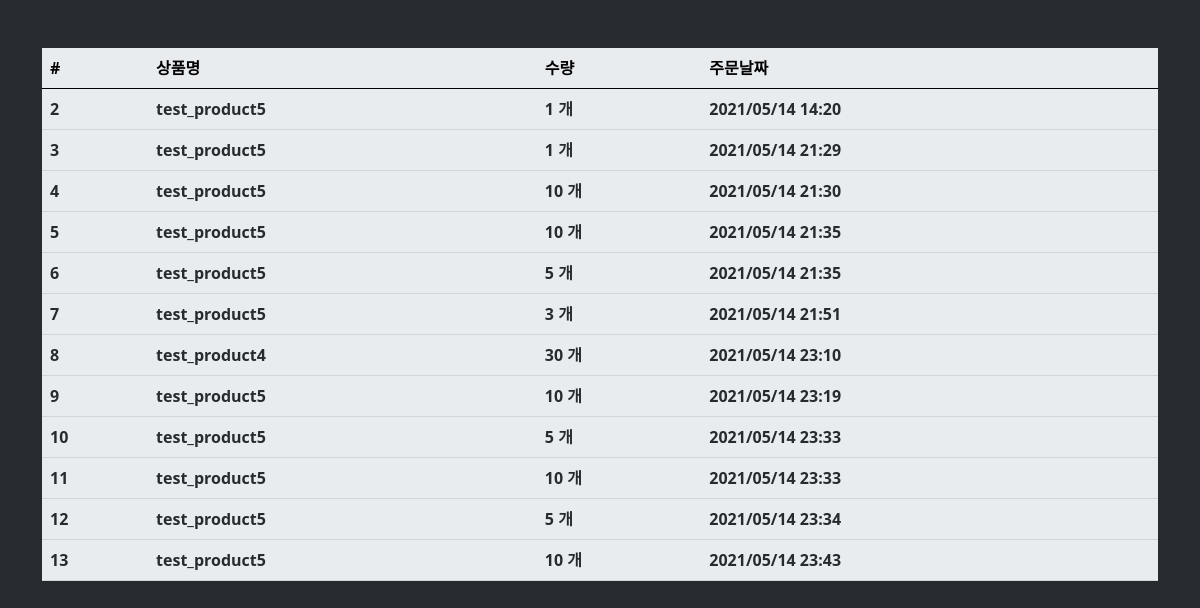
/order/ (signed in), run on the app's committed database.
### order/models.py (models this page shows, shortened)
class Order(models.Model):
    user = models.ForeignKey('user.User', verbose_name='사용자', on_delete=models.CASCADE)
    product = models.ForeignKey('product.Product', verbose_name='상품명', on_delete=models.CASCADE)
    quantity = models.IntegerField(verbose_name='수량')
    register_date = models.DateTimeField(auto_now_add=True, verbose_name='등록날짜')
    class Meta:
        db_table = 'order'
        verbose_name = '주문'
        verbose_name_plural = '주문'

### product/models.py (models this page shows)
class Product(models.Model):
    name = models.CharField(verbose_name='상품명', max_length=256)
    price = models.IntegerField(verbose_name='상품가격')
    description = models.TextField(verbose_name='상품설명')
    stock = models.IntegerField(verbose_name='재고')
    register_date = models.DateTimeField(auto_now_add=True, verbose_name='등록날짜')
    def __str__(self):
        return self.name
    class Meta:
        db_table = 'product'
        verbose_name = '상품'
        verbose_name_plural = '상품'

### order/views.py (the view)
# urls.py: path('order/', OrderList.as_view()),
@method_decorator(login_required, name='dispatch')
class OrderList(ListView):
    template_name = 'order.html'
    context_object_name = 'order_list'
    def get_queryset(self, **kwargs):
        queryset = Order.objects.filter(user__email=self.request.session.get('user'))
        return queryset

### order/templates/order.html
{% extends "base.html" %}
{% load humanize%}
{% block content %}
<div class="row mt-5">
    <div class="col-12">
        <table class="table table-light">
            <thead class="thead-light">
                <tr>
                    <th scope="col">#</th>
                    <th scope="col">상품명</th>
                    <th scope="col">수량</th>
                    <th scope="col">주문날짜</th>
                </tr>
            </thead>
            <tbody class="text-dark">
                {% for order in order_list %}
                <tr>
                    <th>{{order.id}}</th>
                    <th>{{order.product}}</th>
                    <th>{{order.quantity|intcomma}} 개</th>
                    <th>{{order.register_date|date:'Y/m/d H:i'}}</th>
                </tr>
                {% endfor %}
            </tbody>
        </table>
    </div>
</div>
{% endblock %}

### data on the page
Order: id "2", product "test_product5", quantity "1", register_date "2021/05/14 14:20"
Order: id "3", product "test_product5", quantity "1", register_date "2021/05/14 21:29"
Order: id "4", product "test_product5", quantity "10", register_date "2021/05/14 21:30"
Order: id "5", product "test_product5", quantity "10", register_date "2021/05/14 21:35"
Order: id "6", product "test_product5", quantity "5", register_date "2021/05/14 21:35"
Order: id "7", product "test_product5", quantity "3", register_date "2021/05/14 21:51"
Order: id "8", product "test_product4", quantity "30", register_date "2021/05/14 23:10"
Order: id "9", product "test_product5", quantity "10", register_date "2021/05/14 23:19"
Order: id "10", product "test_product5", quantity "5", register_date "2021/05/14 23:33"
Order: id "11", product "test_product5", quantity "10", register_date "2021/05/14 23:33"
Order: id "12", product "test_product5", quantity "5", register_date "2021/05/14 23:34"
Order: id "13", product "test_product5", quantity "10", register_date "2021/05/14 23:43"
